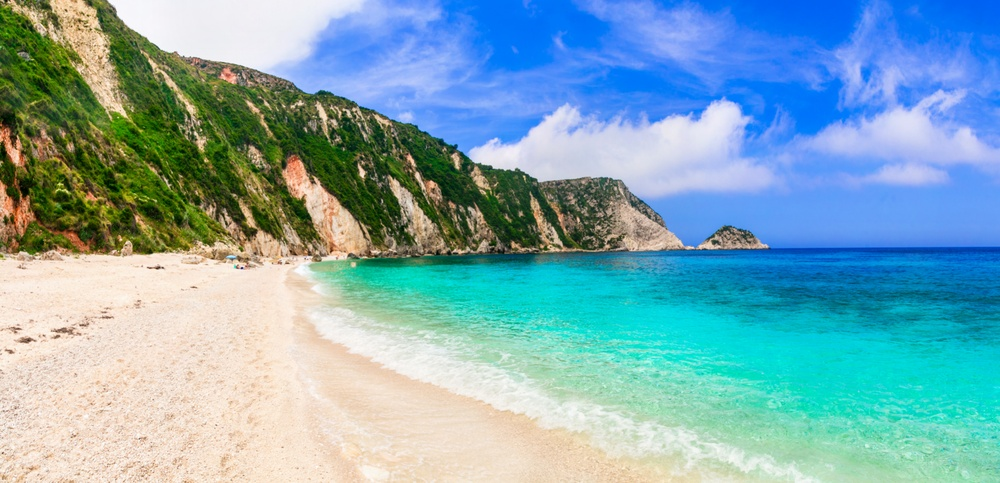
#> input picture plaza.jpg, 1000 x 483 px, shrunk from 1824 x 881 before the run
$ python zadanie5.py
#> lines starting #> are read from the running program, lines starting #| are printed output that depends on the picture
import cv2
import imutils

image = cv2.imread("plaza.jpg")
#> image is the input picture: shape (483, 1000, 3); mean B, G, R 180.9, 170.3, 126.1

tx = int(input("Podaj przesunięcie w X (poziom): "))
#> the answer given: 3
ty = int(input("Podaj przesunięcie w Y (pion): "))
#> the answer given: 3

shifted = imutils.translate(image, tx,ty)
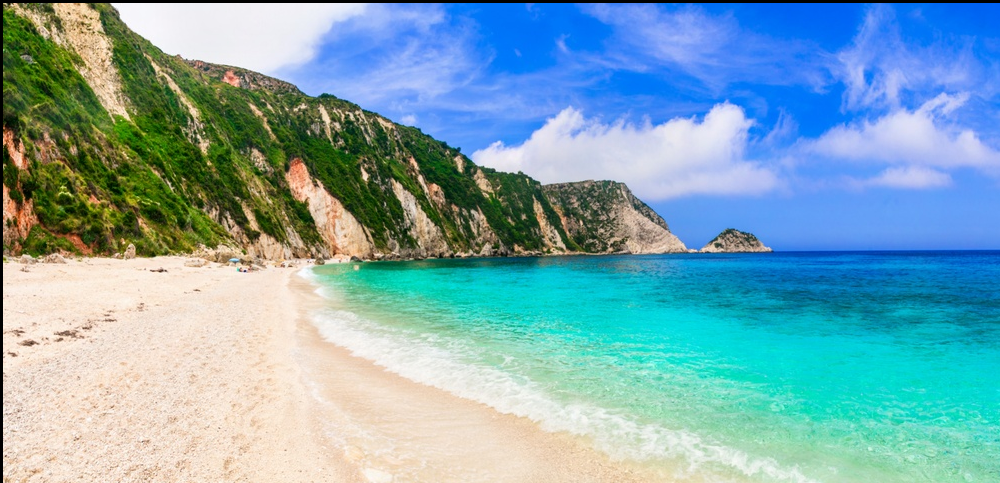
#> shifted: shape (483, 1000, 3); mean B, G, R 179.1, 168.4, 124.5

cv2.imshow("Original", image)
cv2.imshow("Shifted", shifted)
cv2.waitKey(0)
cv2.destroyAllWindows()

$ run again, with zdjecie.jpg copied over plaza.jpg
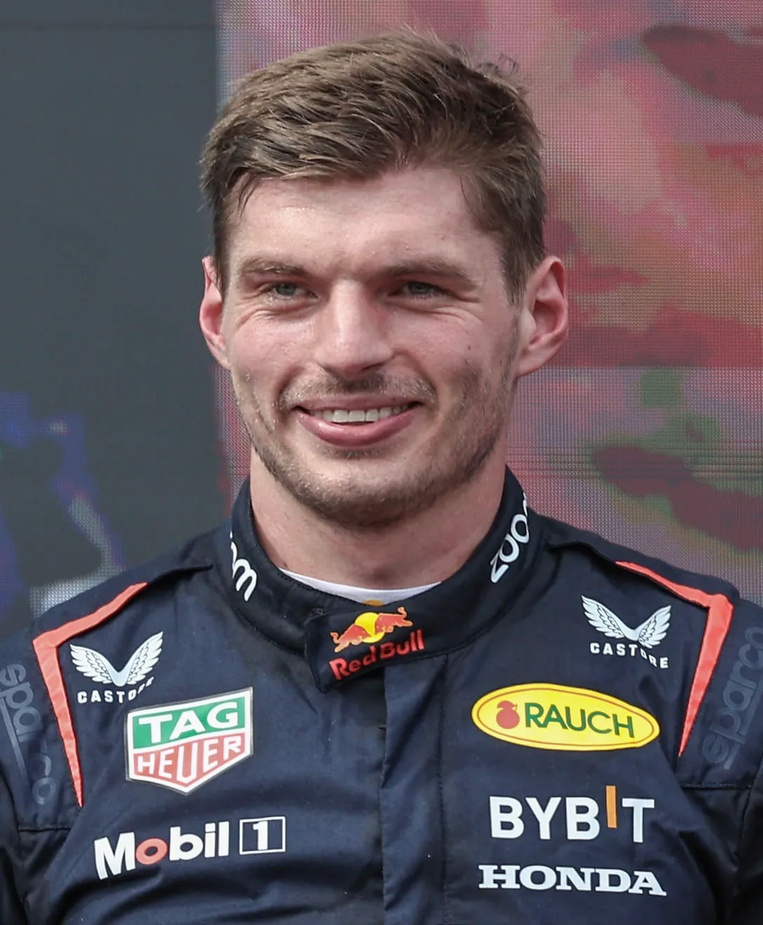
#> input picture zdjecie.jpg, 763 x 925 px, shrunk from 1088 x 1318 before the run
#> image is the input picture: shape (925, 763, 3); mean B, G, R 93.4, 88, 99.6
#> `shifted = imutils.translate(image, tx,ty)`:
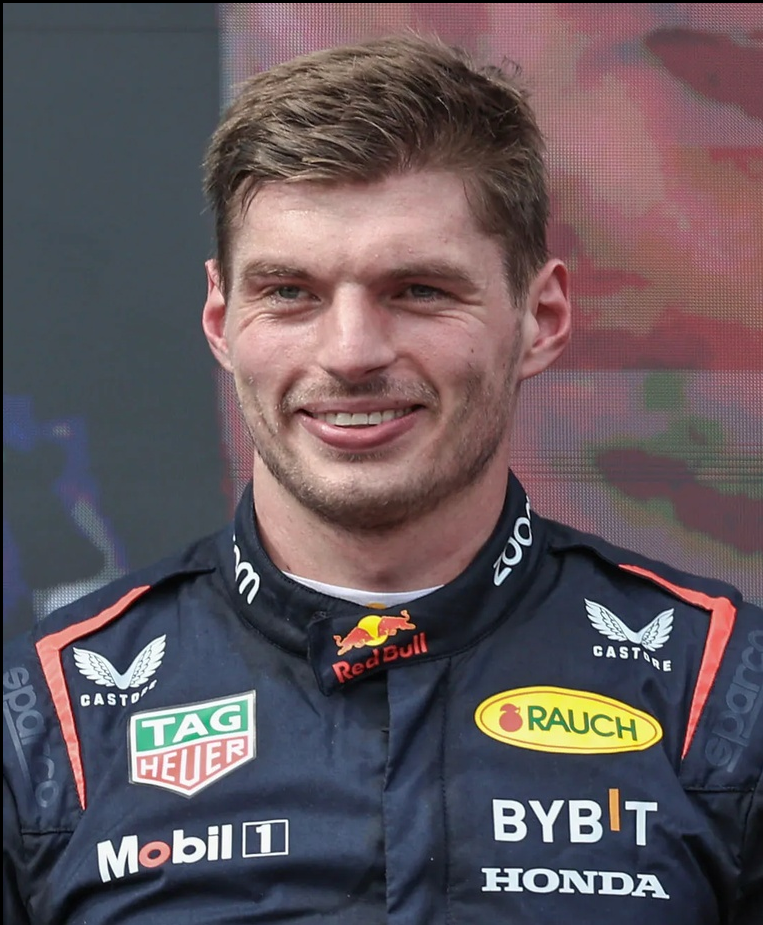
#> shifted: shape (925, 763, 3); mean B, G, R 92.9, 87.5, 99.1
